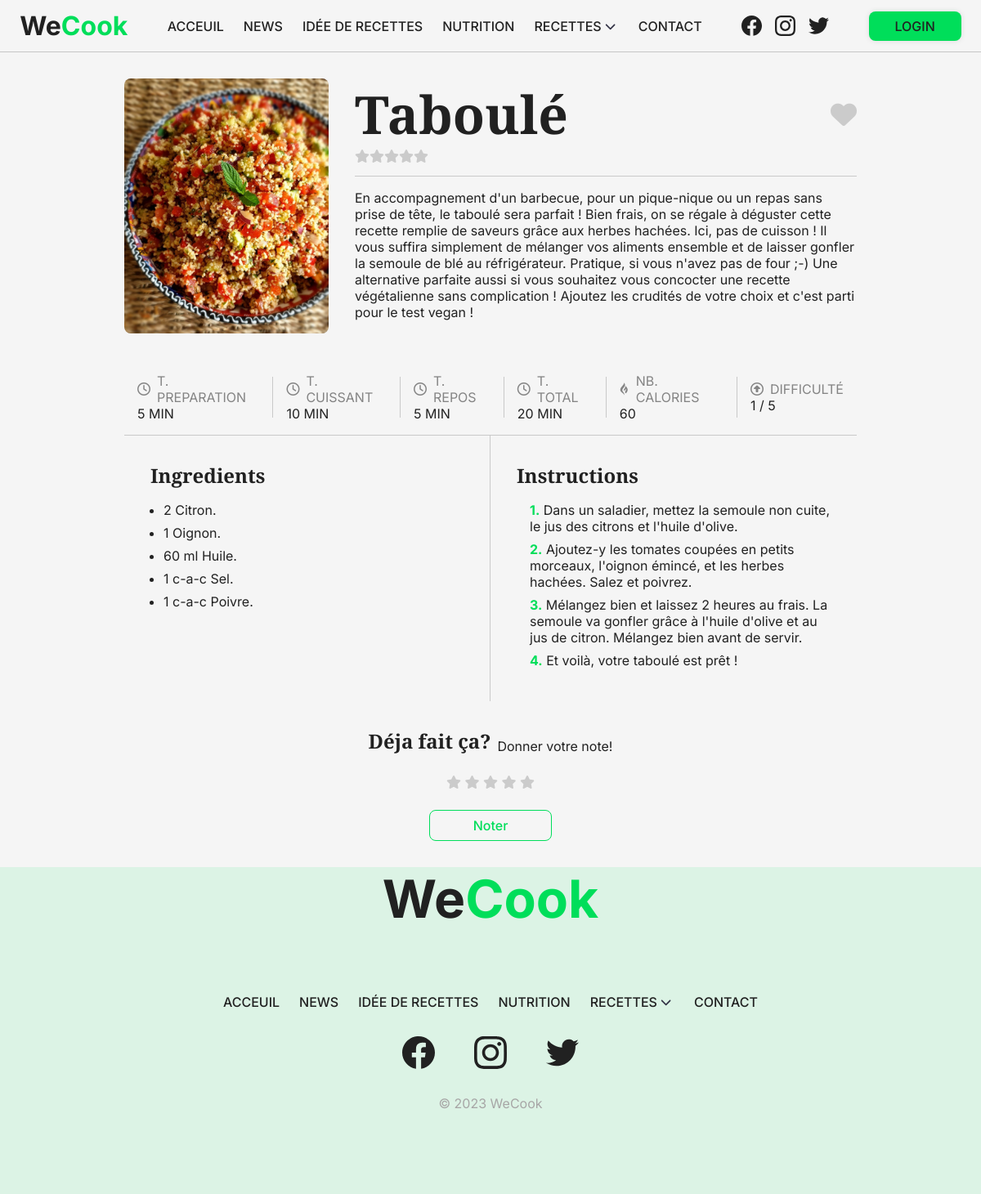
Screenshot of /public/recipe/912 with the database file from the repository.
### tables this page shows
CREATE TABLE `Recette` (
  `id` int(11) NOT NULL,
  `titre` text NOT NULL,
  `description` text NOT NULL,
  `image` text NOT NULL,
  `video` text,
  `creator_id` int(11) DEFAULT NULL,
  `temps_preparation` int(11) NOT NULL,
  `temps_cuisson` int(11) NOT NULL,
  `temps_repos` int(11) DEFAULT NULL,
  `difficulte` int(11) NOT NULL,
  `categorie` text NOT NULL,
  `notation` int(11) DEFAULT NULL,
  `etat` text NOT NULL,
  `healthy` tinyint(1) NOT NULL,
  `calories` int(11) DEFAULT NULL
);

CREATE TABLE `RecetteIngredient` (
  `id` int(11) NOT NULL,
  `quantite` int(11) NOT NULL,
  `unite` text NOT NULL,
  `id_recette` int(11) NOT NULL,
  `id_ingredient` int(11) NOT NULL
);

CREATE TABLE `Etape` (
  `id` int(11) NOT NULL,
  `description` text NOT NULL,
  `ordre` int(11) NOT NULL,
  `id_recette` int(11) NOT NULL
);

### app/core/App.php (called while the page is built, shortened)
<?php
require_once "Database.php";
class App
{
	private $method = 'index';
	public function splitURL()
	{
		$URL = $_GET['url'] ?? 'home';
		$URL = explode("/", trim($URL, "/"));
		return $URL;
	}
	public function loadController()
	{
		$URL = $this->splitURL();
		$filename = "../app/controllers/" . ucfirst($URL[0]) . ".php";
		if (file_exists($filename)) {
			unset($URL[0]);
		} else {
			$filename = "../app/controllers/_404.php";
			require $filename;
			$this->controller = "_404";
		}
		$controller = new $this->controller;
		call_user_func_array([$controller, $this->method], $URL);
	}
}

### public/index.php (called while the page is built, shortened)
<?php
$app = new App;
$app->loadController();

### app/core/Database.php (called while the page is built, shortened)
<?php
trait Database
{
	private function connect()
	{
		try {
			$string = "mysql:hostname=" . DBHOST . ";dbname=" . DBNAME;
			$con = new PDO($string, DBUSER, DBPASS);
		} catch (PDOException $e) {
			echo 'Échec de la connexion : ' . $e->getMessage();
			$con = null;
		}
		return $con;
	}
	public function get_row($query, $data = [])
	{
		$con = $this->connect();
		$stm = $con->prepare($query);
		$check = $stm->execute($data);
		if ($check) {
			$result = $stm->fetchAll(PDO::FETCH_OBJ);
			if (is_array($result) && count($result)) {
				return $result[0];
			}
		}
		return false;
	}
	public function get_rows($query, $data = [])
	{
		$con = $this->connect();
		$stm = $con->prepare($query);
		$check = $stm->execute($data);
		if ($check) {
			$result = $stm->fetchAll(PDO::FETCH_OBJ);
			if (is_array($result) && count($result)) {
				return $result;
			}
		}
		return false;
	}
}

### app/models/RecipeModel.php (called while the page is built, shortened)
<?php
class RecipeModel
{
    protected $table = 'Recette';
    public function getRecipeById($id)
    {
        $query = "select * from $this->table where id = :id";
        $data = array("id" => $id);
        $recipe = $this->get_row($query, $data);
        $query2 = "select * from RecetteIngredient where id_recette = :id";
        $ingredients = $this->get_rows($query2, $data);
        foreach ($ingredients as $key => $ingredient) {
            $ingredientModel = new IngredientModel();
            $ingredientName = $ingredientModel->getById($ingredient->id_ingredient);
            $ingredients[$key]->nom = $ingredientName->nom;
        }
        $steps = $this->get_rows("select * from Etape where id_recette = :id", $data);
        return array("recipe" => $recipe, "ingredients" => $ingredients, "steps" => $steps);
    }
}

### app/views/recipe.view.php (the view, shortened to what this page needs)
<?php
require_once "shared/mainLayout.php";
require_once "shared/main.php";
class RecipeView
{
    private $recipe;
    private $ingredients;
    private $steps;
    public function __construct($data)
    {
        $this->recipe = $data['recipe'];
        $this->ingredients = $data['ingredients'];
        $this->steps = $data['steps'];
    }
    public function display()
    {
        $main = new MainLayout();
        function content(
            $recipe,
            $ingList,
            $intList
        ) {
?>
            <div class="recipe-body">
                <div class="recipe-header">
                    <img src="<?php echo $recipe->image ?>" alt="">
                    <div class="recipe-title">
                        <div class="title-actions">
                            <h1><?php echo $recipe->titre ?></h1>
                            <div class="actions">
                                <div class="like-action">
                                    <i class="fas fa-heart"></i>
                                </div>
                            </div>
                        </div>
                        <div class="notation">
                            <div class="stars display-only">
                                <?php
                                $i = 0;
                                for ($i; $i < $recipe->notation; $i++) {
                                    echo '<i class="fas fa-star checked"></i>';
                                }
                                if ($i < 5) {
                                    for ($i; $i < 5; $i++) {
                                        echo '<i class="fas fa-star"></i>';
                                    }
                                }
                                ?>
                            </div>
                        </div>
                        <div class="recipe-description">
                            <p><?php echo $recipe->description ?></p>
                        </div>
                    </div>
                </div>
                <div class="recipe-content">
                    <div class="up-details">
                        <div class="detail-container">
                            <div class="d-h">
                                <i class="fa-regular fa-clock"></i>
                                <p>T. PREPARATION</p>
                            </div>
                            <p><?php echo $recipe->temps_preparation ?> MIN</p>
                        </div>
                        <div class="detail-container">
                            <div class="d-h">
                                <i class="fa-regular fa-clock"></i>
                                <p>T. CUISSANT</p>
                            </div>
                            <p><?php echo $recipe->temps_cuisson ?> MIN</p>
                        </div>
                        <div class="detail-container">
                            <div class="d-h">
                                <i class="fa-regular fa-clock"></i>
                                <p>T. REPOS</p>
                            </div>
                            <p><?php echo $recipe->temps_repos ?> MIN</p>
                        </div>
                        <div class="detail-container">
                            <div class="d-h">
                                <i class="fa-regular fa-clock"></i>
                                <p>T. TOTAL</p>
                            </div>
                            <p><?php echo $recipe->temps_repos + $recipe->temps_cuisson + $recipe->temps_preparation ?> MIN</p>
                        </div>
                        <div class="detail-container">
                            <div class="d-h">
                                <i class="fa-brands fa-gripfire"></i>
                                <p>NB. CALORIES</p>
                            </div>
                            <p><?php echo $recipe->calories ?> </p>
                        </div>
                        <div class="detail-container">
                            <div class="d-h">
                                <i class="fa-regular fa-circle-up"></i>
                                <p>DIFFICULTÉ</p>
                            </div>
                            <p><?php echo $recipe->difficulte ?> / 5 </p>
                        </div>
                    </div>
                    <div class="recipe-cont">
                        <div class="recipe-part">
                            <h2>Ingredients</h2>
                            <ul>
                                <?php
                                foreach ($ingList as $ing) {
                                ?>
                                    <li>
                                        <?php echo $ing->quantite ?> <?php echo $ing->unite ?> <?php echo $ing->nom ?>.
                                    </li>
                                <?php
                                }
                                ?>
                            </ul>
                        </div>
                        <div class="recipe-part">
                            <h2>Instructions</h2>
                            <ol>
                                <?php
                                foreach ($intList as $inst) {
                                ?>
                                    <li>
                                        <?php echo $inst->description ?>
                                    </li>
                                <?php
                                }
                                ?>
                            </ol>
                        </div>
                    </div>
                    <div class="action-notation">
                        <span>
                            <h2>
                                Déja fait ça?
                            </h2>
                            <p>Donner votre note!</p>
                        </span>
                        <div class="notation">
                            <div class="stars">
                                <i class="fas fa-star"></i>
                                <i class="fas fa-star"></i>
                                <i class="fas fa-star"></i>
                                <i class="fas fa-star"></i>
                                <i class="fas fa-star"></i>
                            </div>
                        </div>
                        <div class="secondary-button rate-btn">
                            Noter
                        </div>
                    </div>
                </div>
            </div>
<?php
        };
        $recipe = $this->recipe;
        $ingList = $this->ingredients;
        $intList = $this->steps;
        $main->displayLayout($recipe->titre, function () use ($recipe, $ingList, $intList) {
            return
                content($recipe, $ingList, $intList);
        });
    }
}

### public/assets/css/style.css (style rules this page uses)
* { margin: 0; padding: 0; box-sizing: border-box; font-family: "Inter", sans-serif; -webkit-user-drag: none; color: rgb(var(--dark)); }
body { overflow-x: hidden; background-color: rgb(var(--bg)); }
.title-actions { width: 100%; display: flex; justify-content: space-between; align-items: center; }
.stars i { color: rgba(var(--dark), 0.2); }
.recipe-body { width: 80vw; min-height: 30px; margin: auto; padding: 32px; }
.recipe-title { padding-bottom: 16px; height: fit-content; display: flex; flex-direction: column; width: 70vw; }
.recipe-title h1 { font-size: 64px; }
.recipe-header { display: flex; gap: 32px; }
.recipe-header > img { width: 250px; border-radius: 8px; object-fit: cover; }
.recipe-description { border-top: 1px solid rgb(201, 201, 201); margin-top: 16px; padding-top: 16px; }
.like-action i { cursor: pointer; color: rgba(var(--dark), 0.2); font-size: 32px; transition: all 0.2s ease-in-out; }
.recipe-content { width: 100%; }
.recipe-content { padding-top: 32px; }
.up-details { width: fit-content; display: flex; align-items: center; padding: 16px; gap: 16px; border-bottom: 1px solid rgb(201, 201, 201); align-items: center; margin: auto; }
.d-h { display: flex; align-items: center; gap: 8px; }
.d-h p, .d-h i { color: rgb(132, 132, 132); }
.detail-container { display: flex; flex-direction: column; }
.recipe-body h1, .recipe-body h2, .recipe-body h3, .recipe-body h4 { font-family: "Playfair Display", serif; }
.recipe-cont { width: 100%; display: flex; }
.recipe-part { width: 50%; padding: 32px; }
.recipe-part:first-child { border-right: 1px solid rgb(201, 201, 201); }
.recipe-part li { margin-left: 16px; margin-bottom: 8px; }
.recipe-part li:first-child { margin-top: 16px; }
.recipe-part ol { list-style: none; }
.recipe-part ol li { counter-increment: my-c; }
.recipe-part ol li::before { content: counter(my-c) "."; color: rgb(var(--main)); font-weight: 700; }
.action-notation { padding-top: 32px; display: flex; flex-direction: column; gap: 24px; margin: auto; width: fit-content; align-items: center; }
.action-notation span { display: flex; align-items: flex-end; gap: 8px; }
.secondary-button { width: 150px; padding: 8px 16px; border: 1.5px solid rgb(var(--main)); display: grid; place-items: center; color: rgb(var(--main)); font-weight: 500; border-radius: 8px; transition: all 0.2s ease-in-out; cursor: pointer; }

### rows the page displays
recette: image (picture), titre "Taboulé", description "En accompagnement d'un barbecue, pour un pique-nique ou un repas sans prise de tête, le taboulé sera parfait ! Bien frais, on se régale à déguster cette recette remplie de saveurs grâce aux herbes hachées. Ici, pas de cuisson ! Il vous suffira simplement de mélanger vos aliments ensemble et de laisser gonfler la semoule de blé au réfrigérateur. Pratique, si vous n'avez pas de four ;-) Une alternative parfaite aussi si vous souhaitez vous concocter une recette végétalienne sans complication ! Ajoutez les crudités de votre choix et c'est parti pour le test vegan !", temps_preparation "5", temps_cuisson "10", temps_repos "5", $recipe->temps_repos + $recipe->temps_cuisson + $recipe->temps_preparation "20", calories "60", difficulte "1"
recetteingredient: quantite "2", nom "Citron"
recetteingredient: quantite "1", nom "Oignon"
recetteingredient: quantite "60", unite "ml", nom "Huile"
recetteingredient: quantite "1", unite "c-a-c", nom "Sel"
recetteingredient: quantite "1", unite "c-a-c", nom "Poivre"
etape: description "Dans un saladier, mettez la semoule non cuite, le jus des citrons et l'huile d'olive."
etape: description "Ajoutez-y les tomates coupées en petits morceaux, l'oignon émincé, et les herbes hachées. Salez et poivrez."
etape: description "Mélangez bien et laissez 2 heures au frais. La semoule va gonfler grâce à l'huile d'olive et au jus de citron. Mélangez bien avant de servir."
etape: description "Et voilà, votre taboulé est prêt !"
